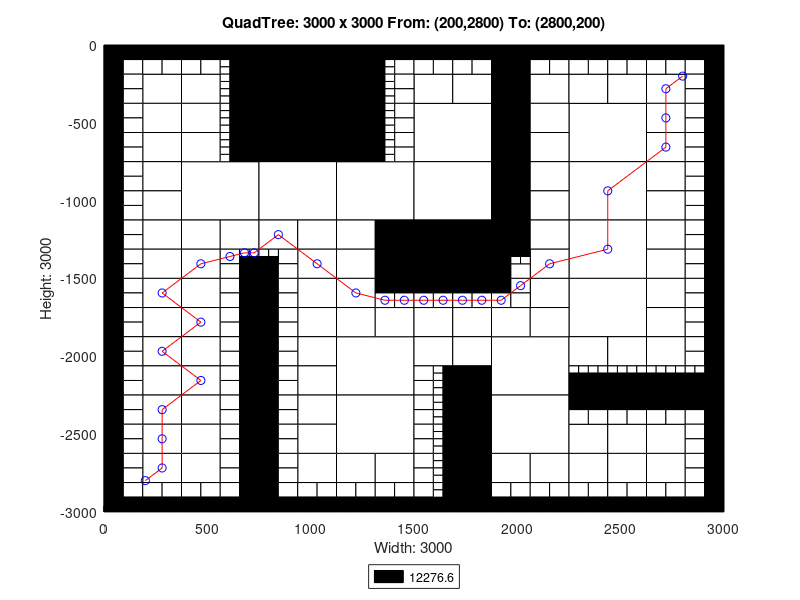

This chart was generated by the following MATLAB code:
axis([0 3000 -3000 0]);
title('QuadTree: 3000 x 3000 From: (200,2800) To: (2800,200)');
xlabel('Width: 3000');
ylabel('Height: 3000');
rectangle('Position',[750 -375 375 375], 'FaceColor',[0 0 0]);
rectangle('Position',[750 -750 375 375], 'FaceColor',[0 0 0]);
rectangle('Position',[375 -1125 375 375], 'FaceColor',[1 1 1]);
rectangle('Position',[750 -1125 375 375], 'FaceColor',[1 1 1]);
rectangle('Position',[1125 -1125 375 375], 'FaceColor',[1 1 1]);
rectangle('Position',[1500 -750 375 375], 'FaceColor',[1 1 1]);
rectangle('Position',[2250 -750 375 375], 'FaceColor',[1 1 1]);
rectangle('Position',[1500 -1125 375 375], 'FaceColor',[1 1 1]);
rectangle('Position',[1500 -1500 375 375], 'FaceColor',[0 0 0]);
rectangle('Position',[2250 -1125 375 375], 'FaceColor',[1 1 1]);
rectangle('Position',[2250 -1500 375 375], 'FaceColor',[1 1 1]);
rectangle('Position',[1125 -2250 375 375], 'FaceColor',[1 1 1]);
rectangle('Position',[1125 -2625 375 375], 'FaceColor',[1 1 1]);
rectangle('Position',[1875 -2250 375 375], 'FaceColor',[1 1 1]);
rectangle('Position',[2250 -1875 375 375], 'FaceColor',[1 1 1]);
rectangle('Position',[1875 -2625 375 375], 'FaceColor',[1 1 1]);
rectangle('Position',[187.5 -375 187.5 187.5], 'FaceColor',[1 1 1]);
rectangle('Position',[375 -375 187.5 187.5], 'FaceColor',[1 1 1]);
rectangle('Position',[187.5 -562.5 187.5 187.5], 'FaceColor',[1 1 1]);
rectangle('Position',[187.5 -750 187.5 187.5], 'FaceColor',[1 1 1]);
rectangle('Position',[375 -562.5 187.5 187.5], 'FaceColor',[1 1 1]);
rectangle('Position',[375 -750 187.5 187.5], 'FaceColor',[1 1 1]);
rectangle('Position',[1125 -187.5 187.5 187.5], 'FaceColor',[0 0 0]);
rectangle('Position',[1125 -375 187.5 187.5], 'FaceColor',[0 0 0]);
rectangle('Position',[1125 -562.5 187.5 187.5], 'FaceColor',[0 0 0]);
rectangle('Position',[1125 -750 187.5 187.5], 'FaceColor',[0 0 0]);
rectangle('Position',[187.5 -937.5 187.5 187.5], 'FaceColor',[1 1 1]);
rectangle('Position',[187.5 -1125 187.5 187.5], 'FaceColor',[1 1 1]);
rectangle('Position',[187.5 -1312.5 187.5 187.5], 'FaceColor',[1 1 1]);
rectangle('Position',[187.5 -1500 187.5 187.5], 'FaceColor',[1 1 1]);
rectangle('Position',[375 -1312.5 187.5 187.5], 'FaceColor',[1 1 1]);
rectangle('Position',[562.5 -1312.5 187.5 187.5], 'FaceColor',[1 1 1]);
rectangle('Position',[375 -1500 187.5 187.5], 'FaceColor',[1 1 1]);
rectangle('Position',[750 -1312.5 187.5 187.5], 'FaceColor',[1 1 1]);
rectangle('Position',[937.5 -1312.5 187.5 187.5], 'FaceColor',[1 1 1]);
rectangle('Position',[937.5 -1500 187.5 187.5], 'FaceColor',[1 1 1]);
rectangle('Position',[1125 -1312.5 187.5 187.5], 'FaceColor',[1 1 1]);
rectangle('Position',[1312.5 -1312.5 187.5 187.5], 'FaceColor',[0 0 0]);
rectangle('Position',[1125 -1500 187.5 187.5], 'FaceColor',[1 1 1]);
rectangle('Position',[1312.5 -1500 187.5 187.5], 'FaceColor',[0 0 0]);
rectangle('Position',[1500 -375 187.5 187.5], 'FaceColor',[1 1 1]);
rectangle('Position',[1687.5 -375 187.5 187.5], 'FaceColor',[1 1 1]);
rectangle('Position',[1875 -187.5 187.5 187.5], 'FaceColor',[0 0 0]);
rectangle('Position',[1875 -375 187.5 187.5], 'FaceColor',[0 0 0]);
rectangle('Position',[2062.5 -375 187.5 187.5], 'FaceColor',[1 1 1]);
rectangle('Position',[1875 -562.5 187.5 187.5], 'FaceColor',[0 0 0]);
rectangle('Position',[2062.5 -562.5 187.5 187.5], 'FaceColor',[1 1 1]);
rectangle('Position',[1875 -750 187.5 187.5], 'FaceColor',[0 0 0]);
rectangle('Position',[2062.5 -750 187.5 187.5], 'FaceColor',[1 1 1]);
rectangle('Position',[2250 -375 187.5 187.5], 'FaceColor',[1 1 1]);
rectangle('Position',[2437.5 -375 187.5 187.5], 'FaceColor',[1 1 1]);
rectangle('Position',[2625 -375 187.5 187.5], 'FaceColor',[1 1 1]);
rectangle('Position',[2625 -562.5 187.5 187.5], 'FaceColor',[1 1 1]);
rectangle('Position',[2625 -750 187.5 187.5], 'FaceColor',[1 1 1]);
rectangle('Position',[1875 -937.5 187.5 187.5], 'FaceColor',[0 0 0]);
rectangle('Position',[2062.5 -937.5 187.5 187.5], 'FaceColor',[1 1 1]);
rectangle('Position',[1875 -1125 187.5 187.5], 'FaceColor',[0 0 0]);
rectangle('Position',[2062.5 -1125 187.5 187.5], 'FaceColor',[1 1 1]);
rectangle('Position',[1875 -1312.5 187.5 187.5], 'FaceColor',[0 0 0]);
rectangle('Position',[2062.5 -1312.5 187.5 187.5], 'FaceColor',[1 1 1]);
rectangle('Position',[2062.5 -1500 187.5 187.5], 'FaceColor',[1 1 1]);
rectangle('Position',[2625 -937.5 187.5 187.5], 'FaceColor',[1 1 1]);
rectangle('Position',[2625 -1125 187.5 187.5], 'FaceColor',[1 1 1]);
rectangle('Position',[2625 -1312.5 187.5 187.5], 'FaceColor',[1 1 1]);
rectangle('Position',[2625 -1500 187.5 187.5], 'FaceColor',[1 1 1]);
rectangle('Position',[187.5 -1687.5 187.5 187.5], 'FaceColor',[1 1 1]);
rectangle('Position',[187.5 -1875 187.5 187.5], 'FaceColor',[1 1 1]);
rectangle('Position',[375 -1687.5 187.5 187.5], 'FaceColor',[1 1 1]);
rectangle('Position',[375 -1875 187.5 187.5], 'FaceColor',[1 1 1]);
rectangle('Position',[187.5 -2062.5 187.5 187.5], 'FaceColor',[1 1 1]);
rectangle('Position',[187.5 -2250 187.5 187.5], 'FaceColor',[1 1 1]);
rectangle('Position',[375 -2062.5 187.5 187.5], 'FaceColor',[1 1 1]);
rectangle('Position',[375 -2250 187.5 187.5], 'FaceColor',[1 1 1]);
rectangle('Position',[937.5 -1687.5 187.5 187.5], 'FaceColor',[1 1 1]);
rectangle('Position',[937.5 -1875 187.5 187.5], 'FaceColor',[1 1 1]);
rectangle('Position',[1125 -1687.5 187.5 187.5], 'FaceColor',[1 1 1]);
rectangle('Position',[1125 -1875 187.5 187.5], 'FaceColor',[1 1 1]);
rectangle('Position',[1312.5 -1875 187.5 187.5], 'FaceColor',[1 1 1]);
rectangle('Position',[937.5 -2062.5 187.5 187.5], 'FaceColor',[1 1 1]);
rectangle('Position',[937.5 -2250 187.5 187.5], 'FaceColor',[1 1 1]);
rectangle('Position',[187.5 -2437.5 187.5 187.5], 'FaceColor',[1 1 1]);
rectangle('Position',[187.5 -2625 187.5 187.5], 'FaceColor',[1 1 1]);
rectangle('Position',[375 -2437.5 187.5 187.5], 'FaceColor',[1 1 1]);
rectangle('Position',[375 -2625 187.5 187.5], 'FaceColor',[1 1 1]);
rectangle('Position',[187.5 -2812.5 187.5 187.5], 'FaceColor',[1 1 1]);
rectangle('Position',[375 -2812.5 187.5 187.5], 'FaceColor',[1 1 1]);
rectangle('Position',[937.5 -2437.5 187.5 187.5], 'FaceColor',[1 1 1]);
rectangle('Position',[937.5 -2625 187.5 187.5], 'FaceColor',[1 1 1]);
rectangle('Position',[937.5 -2812.5 187.5 187.5], 'FaceColor',[1 1 1]);
rectangle('Position',[1125 -2812.5 187.5 187.5], 'FaceColor',[1 1 1]);
rectangle('Position',[1312.5 -2812.5 187.5 187.5], 'FaceColor',[1 1 1]);
rectangle('Position',[1500 -1875 187.5 187.5], 'FaceColor',[1 1 1]);
rectangle('Position',[1687.5 -1875 187.5 187.5], 'FaceColor',[1 1 1]);
rectangle('Position',[2062.5 -1687.5 187.5 187.5], 'FaceColor',[1 1 1]);
rectangle('Position',[1875 -1875 187.5 187.5], 'FaceColor',[1 1 1]);
rectangle('Position',[2062.5 -1875 187.5 187.5], 'FaceColor',[1 1 1]);
rectangle('Position',[1500 -2062.5 187.5 187.5], 'FaceColor',[1 1 1]);
rectangle('Position',[1687.5 -2062.5 187.5 187.5], 'FaceColor',[1 1 1]);
rectangle('Position',[1687.5 -2250 187.5 187.5], 'FaceColor',[0 0 0]);
rectangle('Position',[2625 -1687.5 187.5 187.5], 'FaceColor',[1 1 1]);
rectangle('Position',[2625 -1875 187.5 187.5], 'FaceColor',[1 1 1]);
rectangle('Position',[2250 -2062.5 187.5 187.5], 'FaceColor',[1 1 1]);
rectangle('Position',[2437.5 -2062.5 187.5 187.5], 'FaceColor',[1 1 1]);
rectangle('Position',[2625 -2062.5 187.5 187.5], 'FaceColor',[1 1 1]);
rectangle('Position',[1687.5 -2437.5 187.5 187.5], 'FaceColor',[0 0 0]);
rectangle('Position',[1687.5 -2625 187.5 187.5], 'FaceColor',[0 0 0]);
rectangle('Position',[1687.5 -2812.5 187.5 187.5], 'FaceColor',[0 0 0]);
rectangle('Position',[1687.5 -3000 187.5 187.5], 'FaceColor',[0 0 0]);
rectangle('Position',[1875 -2812.5 187.5 187.5], 'FaceColor',[1 1 1]);
rectangle('Position',[2062.5 -2812.5 187.5 187.5], 'FaceColor',[1 1 1]);
rectangle('Position',[2250 -2625 187.5 187.5], 'FaceColor',[1 1 1]);
rectangle('Position',[2437.5 -2625 187.5 187.5], 'FaceColor',[1 1 1]);
rectangle('Position',[2625 -2625 187.5 187.5], 'FaceColor',[1 1 1]);
rectangle('Position',[2250 -2812.5 187.5 187.5], 'FaceColor',[1 1 1]);
rectangle('Position',[2437.5 -2812.5 187.5 187.5], 'FaceColor',[1 1 1]);
rectangle('Position',[2625 -2812.5 187.5 187.5], 'FaceColor',[1 1 1]);
rectangle('Position',[0 -93.75 93.75 93.75], 'FaceColor',[0 0 0]);
rectangle('Position',[93.75 -93.75 93.75 93.75], 'FaceColor',[0 0 0]);
rectangle('Position',[0 -187.5 93.75 93.75], 'FaceColor',[0 0 0]);
rectangle('Position',[93.75 -187.5 93.75 93.75], 'FaceColor',[1 1 1]);
rectangle('Position',[187.5 -93.75 93.75 93.75], 'FaceColor',[0 0 0]);
rectangle('Position',[281.25 -93.75 93.75 93.75], 'FaceColor',[0 0 0]);
rectangle('Position',[187.5 -187.5 93.75 93.75], 'FaceColor',[1 1 1]);
rectangle('Position',[281.25 -187.5 93.75 93.75], 'FaceColor',[1 1 1]);
rectangle('Position',[0 -281.25 93.75 93.75], 'FaceColor',[0 0 0]);
rectangle('Position',[93.75 -281.25 93.75 93.75], 'FaceColor',[1 1 1]);
rectangle('Position',[0 -375 93.75 93.75], 'FaceColor',[0 0 0]);
rectangle('Position',[93.75 -375 93.75 93.75], 'FaceColor',[1 1 1]);
rectangle('Position',[375 -93.75 93.75 93.75], 'FaceColor',[0 0 0]);
rectangle('Position',[468.75 -93.75 93.75 93.75], 'FaceColor',[0 0 0]);
rectangle('Position',[375 -187.5 93.75 93.75], 'FaceColor',[1 1 1]);
rectangle('Position',[468.75 -187.5 93.75 93.75], 'FaceColor',[1 1 1]);
rectangle('Position',[562.5 -93.75 93.75 93.75], 'FaceColor',[0 0 0]);
rectangle('Position',[656.25 -93.75 93.75 93.75], 'FaceColor',[0 0 0]);
rectangle('Position',[656.25 -187.5 93.75 93.75], 'FaceColor',[0 0 0]);
rectangle('Position',[656.25 -281.25 93.75 93.75], 'FaceColor',[0 0 0]);
rectangle('Position',[656.25 -375 93.75 93.75], 'FaceColor',[0 0 0]);
rectangle('Position',[0 -468.75 93.75 93.75], 'FaceColor',[0 0 0]);
rectangle('Position',[93.75 -468.75 93.75 93.75], 'FaceColor',[1 1 1]);
rectangle('Position',[0 -562.5 93.75 93.75], 'FaceColor',[0 0 0]);
rectangle('Position',[93.75 -562.5 93.75 93.75], 'FaceColor',[1 1 1]);
rectangle('Position',[0 -656.25 93.75 93.75], 'FaceColor',[0 0 0]);
rectangle('Position',[93.75 -656.25 93.75 93.75], 'FaceColor',[1 1 1]);
rectangle('Position',[0 -750 93.75 93.75], 'FaceColor',[0 0 0]);
rectangle('Position',[93.75 -750 93.75 93.75], 'FaceColor',[1 1 1]);
rectangle('Position',[656.25 -468.75 93.75 93.75], 'FaceColor',[0 0 0]);
rectangle('Position',[656.25 -562.5 93.75 93.75], 'FaceColor',[0 0 0]);
rectangle('Position',[656.25 -656.25 93.75 93.75], 'FaceColor',[0 0 0]);
rectangle('Position',[656.25 -750 93.75 93.75], 'FaceColor',[0 0 0]);
rectangle('Position',[1312.5 -93.75 93.75 93.75], 'FaceColor',[0 0 0]);
rectangle('Position',[1406.25 -93.75 93.75 93.75], 'FaceColor',[0 0 0]);
rectangle('Position',[1406.25 -187.5 93.75 93.75], 'FaceColor',[1 1 1]);
rectangle('Position',[1406.25 -281.25 93.75 93.75], 'FaceColor',[1 1 1]);
rectangle('Position',[1406.25 -375 93.75 93.75], 'FaceColor',[1 1 1]);
rectangle('Position',[1406.25 -468.75 93.75 93.75], 'FaceColor',[1 1 1]);
rectangle('Position',[1406.25 -562.5 93.75 93.75], 'FaceColor',[1 1 1]);
rectangle('Position',[1406.25 -656.25 93.75 93.75], 'FaceColor',[1 1 1]);
rectangle('Position',[1406.25 -750 93.75 93.75], 'FaceColor',[1 1 1]);
rectangle('Position',[0 -843.75 93.75 93.75], 'FaceColor',[0 0 0]);
rectangle('Position',[93.75 -843.75 93.75 93.75], 'FaceColor',[1 1 1]);
rectangle('Position',[0 -937.5 93.75 93.75], 'FaceColor',[0 0 0]);
rectangle('Position',[93.75 -937.5 93.75 93.75], 'FaceColor',[1 1 1]);
rectangle('Position',[0 -1031.25 93.75 93.75], 'FaceColor',[0 0 0]);
rectangle('Position',[93.75 -1031.25 93.75 93.75], 'FaceColor',[1 1 1]);
rectangle('Position',[0 -1125 93.75 93.75], 'FaceColor',[0 0 0]);
rectangle('Position',[93.75 -1125 93.75 93.75], 'FaceColor',[1 1 1]);
rectangle('Position',[0 -1218.75 93.75 93.75], 'FaceColor',[0 0 0]);
rectangle('Position',[93.75 -1218.75 93.75 93.75], 'FaceColor',[1 1 1]);
rectangle('Position',[0 -1312.5 93.75 93.75], 'FaceColor',[0 0 0]);
rectangle('Position',[93.75 -1312.5 93.75 93.75], 'FaceColor',[1 1 1]);
rectangle('Position',[0 -1406.25 93.75 93.75], 'FaceColor',[0 0 0]);
rectangle('Position',[93.75 -1406.25 93.75 93.75], 'FaceColor',[1 1 1]);
rectangle('Position',[0 -1500 93.75 93.75], 'FaceColor',[0 0 0]);
rectangle('Position',[93.75 -1500 93.75 93.75], 'FaceColor',[1 1 1]);
rectangle('Position',[562.5 -1406.25 93.75 93.75], 'FaceColor',[1 1 1]);
rectangle('Position',[562.5 -1500 93.75 93.75], 'FaceColor',[1 1 1]);
rectangle('Position',[656.25 -1500 93.75 93.75], 'FaceColor',[0 0 0]);
rectangle('Position',[843.75 -1406.25 93.75 93.75], 'FaceColor',[1 1 1]);
rectangle('Position',[750 -1500 93.75 93.75], 'FaceColor',[0 0 0]);
rectangle('Position',[843.75 -1500 93.75 93.75], 'FaceColor',[1 1 1]);
rectangle('Position',[1500 -93.75 93.75 93.75], 'FaceColor',[0 0 0]);
rectangle('Position',[1593.75 -93.75 93.75 93.75], 'FaceColor',[0 0 0]);
rectangle('Position',[1500 -187.5 93.75 93.75], 'FaceColor',[1 1 1]);
rectangle('Position',[1593.75 -187.5 93.75 93.75], 'FaceColor',[1 1 1]);
rectangle('Position',[1687.5 -93.75 93.75 93.75], 'FaceColor',[0 0 0]);
rectangle('Position',[1781.25 -93.75 93.75 93.75], 'FaceColor',[0 0 0]);
rectangle('Position',[1687.5 -187.5 93.75 93.75], 'FaceColor',[1 1 1]);
rectangle('Position',[1781.25 -187.5 93.75 93.75], 'FaceColor',[1 1 1]);
rectangle('Position',[2062.5 -93.75 93.75 93.75], 'FaceColor',[0 0 0]);
rectangle('Position',[2156.25 -93.75 93.75 93.75], 'FaceColor',[0 0 0]);
rectangle('Position',[2062.5 -187.5 93.75 93.75], 'FaceColor',[1 1 1]);
rectangle('Position',[2156.25 -187.5 93.75 93.75], 'FaceColor',[1 1 1]);
rectangle('Position',[2250 -93.75 93.75 93.75], 'FaceColor',[0 0 0]);
rectangle('Position',[2343.75 -93.75 93.75 93.75], 'FaceColor',[0 0 0]);
rectangle('Position',[2250 -187.5 93.75 93.75], 'FaceColor',[1 1 1]);
rectangle('Position',[2343.75 -187.5 93.75 93.75], 'FaceColor',[1 1 1]);
rectangle('Position',[2437.5 -93.75 93.75 93.75], 'FaceColor',[0 0 0]);
rectangle('Position',[2531.25 -93.75 93.75 93.75], 'FaceColor',[0 0 0]);
rectangle('Position',[2437.5 -187.5 93.75 93.75], 'FaceColor',[1 1 1]);
rectangle('Position',[2531.25 -187.5 93.75 93.75], 'FaceColor',[1 1 1]);
rectangle('Position',[2625 -93.75 93.75 93.75], 'FaceColor',[0 0 0]);
rectangle('Position',[2718.75 -93.75 93.75 93.75], 'FaceColor',[0 0 0]);
rectangle('Position',[2625 -187.5 93.75 93.75], 'FaceColor',[1 1 1]);
rectangle('Position',[2718.75 -187.5 93.75 93.75], 'FaceColor',[1 1 1]);
rectangle('Position',[2812.5 -93.75 93.75 93.75], 'FaceColor',[0 0 0]);
rectangle('Position',[2906.25 -93.75 93.75 93.75], 'FaceColor',[0 0 0]);
rectangle('Position',[2812.5 -187.5 93.75 93.75], 'FaceColor',[1 1 1]);
rectangle('Position',[2906.25 -187.5 93.75 93.75], 'FaceColor',[0 0 0]);
rectangle('Position',[2812.5 -281.25 93.75 93.75], 'FaceColor',[1 1 1]);
rectangle('Position',[2906.25 -281.25 93.75 93.75], 'FaceColor',[0 0 0]);
rectangle('Position',[2812.5 -375 93.75 93.75], 'FaceColor',[1 1 1]);
rectangle('Position',[2906.25 -375 93.75 93.75], 'FaceColor',[0 0 0]);
rectangle('Position',[2812.5 -468.75 93.75 93.75], 'FaceColor',[1 1 1]);
rectangle('Position',[2906.25 -468.75 93.75 93.75], 'FaceColor',[0 0 0]);
rectangle('Position',[2812.5 -562.5 93.75 93.75], 'FaceColor',[1 1 1]);
rectangle('Position',[2906.25 -562.5 93.75 93.75], 'FaceColor',[0 0 0]);
rectangle('Position',[2812.5 -656.25 93.75 93.75], 'FaceColor',[1 1 1]);
rectangle('Position',[2906.25 -656.25 93.75 93.75], 'FaceColor',[0 0 0]);
rectangle('Position',[2812.5 -750 93.75 93.75], 'FaceColor',[1 1 1]);
rectangle('Position',[2906.25 -750 93.75 93.75], 'FaceColor',[0 0 0]);
rectangle('Position',[1875 -1406.25 93.75 93.75], 'FaceColor',[0 0 0]);
rectangle('Position',[1875 -1500 93.75 93.75], 'FaceColor',[0 0 0]);
rectangle('Position',[1968.75 -1500 93.75 93.75], 'FaceColor',[1 1 1]);
rectangle('Position',[2812.5 -843.75 93.75 93.75], 'FaceColor',[1 1 1]);
rectangle('Position',[2906.25 -843.75 93.75 93.75], 'FaceColor',[0 0 0]);
rectangle('Position',[2812.5 -937.5 93.75 93.75], 'FaceColor',[1 1 1]);
rectangle('Position',[2906.25 -937.5 93.75 93.75], 'FaceColor',[0 0 0]);
rectangle('Position',[2812.5 -1031.25 93.75 93.75], 'FaceColor',[1 1 1]);
rectangle('Position',[2906.25 -1031.25 93.75 93.75], 'FaceColor',[0 0 0]);
rectangle('Position',[2812.5 -1125 93.75 93.75], 'FaceColor',[1 1 1]);
rectangle('Position',[2906.25 -1125 93.75 93.75], 'FaceColor',[0 0 0]);
rectangle('Position',[2812.5 -1218.75 93.75 93.75], 'FaceColor',[1 1 1]);
rectangle('Position',[2906.25 -1218.75 93.75 93.75], 'FaceColor',[0 0 0]);
rectangle('Position',[2812.5 -1312.5 93.75 93.75], 'FaceColor',[1 1 1]);
rectangle('Position',[2906.25 -1312.5 93.75 93.75], 'FaceColor',[0 0 0]);
rectangle('Position',[2812.5 -1406.25 93.75 93.75], 'FaceColor',[1 1 1]);
rectangle('Position',[2906.25 -1406.25 93.75 93.75], 'FaceColor',[0 0 0]);
rectangle('Position',[2812.5 -1500 93.75 93.75], 'FaceColor',[1 1 1]);
rectangle('Position',[2906.25 -1500 93.75 93.75], 'FaceColor',[0 0 0]);
rectangle('Position',[0 -1593.75 93.75 93.75], 'FaceColor',[0 0 0]);
rectangle('Position',[93.75 -1593.75 93.75 93.75], 'FaceColor',[1 1 1]);
rectangle('Position',[0 -1687.5 93.75 93.75], 'FaceColor',[0 0 0]);
rectangle('Position',[93.75 -1687.5 93.75 93.75], 'FaceColor',[1 1 1]);
rectangle('Position',[0 -1781.25 93.75 93.75], 'FaceColor',[0 0 0]);
rectangle('Position',[93.75 -1781.25 93.75 93.75], 'FaceColor',[1 1 1]);
rectangle('Position',[0 -1875 93.75 93.75], 'FaceColor',[0 0 0]);
rectangle('Position',[93.75 -1875 93.75 93.75], 'FaceColor',[1 1 1]);
rectangle('Position',[562.5 -1593.75 93.75 93.75], 'FaceColor',[1 1 1]);
rectangle('Position',[656.25 -1593.75 93.75 93.75], 'FaceColor',[0 0 0]);
rectangle('Position',[562.5 -1687.5 93.75 93.75], 'FaceColor',[1 1 1]);
rectangle('Position',[656.25 -1687.5 93.75 93.75], 'FaceColor',[0 0 0]);
rectangle('Position',[562.5 -1781.25 93.75 93.75], 'FaceColor',[1 1 1]);
rectangle('Position',[656.25 -1781.25 93.75 93.75], 'FaceColor',[0 0 0]);
rectangle('Position',[562.5 -1875 93.75 93.75], 'FaceColor',[1 1 1]);
rectangle('Position',[656.25 -1875 93.75 93.75], 'FaceColor',[0 0 0]);
rectangle('Position',[0 -1968.75 93.75 93.75], 'FaceColor',[0 0 0]);
rectangle('Position',[93.75 -1968.75 93.75 93.75], 'FaceColor',[1 1 1]);
rectangle('Position',[0 -2062.5 93.75 93.75], 'FaceColor',[0 0 0]);
rectangle('Position',[93.75 -2062.5 93.75 93.75], 'FaceColor',[1 1 1]);
rectangle('Position',[0 -2156.25 93.75 93.75], 'FaceColor',[0 0 0]);
rectangle('Position',[93.75 -2156.25 93.75 93.75], 'FaceColor',[1 1 1]);
rectangle('Position',[0 -2250 93.75 93.75], 'FaceColor',[0 0 0]);
rectangle('Position',[93.75 -2250 93.75 93.75], 'FaceColor',[1 1 1]);
rectangle('Position',[562.5 -1968.75 93.75 93.75], 'FaceColor',[1 1 1]);
rectangle('Position',[656.25 -1968.75 93.75 93.75], 'FaceColor',[0 0 0]);
rectangle('Position',[562.5 -2062.5 93.75 93.75], 'FaceColor',[1 1 1]);
rectangle('Position',[656.25 -2062.5 93.75 93.75], 'FaceColor',[0 0 0]);
rectangle('Position',[562.5 -2156.25 93.75 93.75], 'FaceColor',[1 1 1]);
rectangle('Position',[656.25 -2156.25 93.75 93.75], 'FaceColor',[0 0 0]);
rectangle('Position',[562.5 -2250 93.75 93.75], 'FaceColor',[1 1 1]);
rectangle('Position',[656.25 -2250 93.75 93.75], 'FaceColor',[0 0 0]);
rectangle('Position',[750 -1593.75 93.75 93.75], 'FaceColor',[0 0 0]);
rectangle('Position',[843.75 -1593.75 93.75 93.75], 'FaceColor',[1 1 1]);
rectangle('Position',[750 -1687.5 93.75 93.75], 'FaceColor',[0 0 0]);
rectangle('Position',[843.75 -1687.5 93.75 93.75], 'FaceColor',[1 1 1]);
rectangle('Position',[750 -1781.25 93.75 93.75], 'FaceColor',[0 0 0]);
rectangle('Position',[843.75 -1781.25 93.75 93.75], 'FaceColor',[1 1 1]);
rectangle('Position',[750 -1875 93.75 93.75], 'FaceColor',[0 0 0]);
rectangle('Position',[843.75 -1875 93.75 93.75], 'FaceColor',[1 1 1]);
rectangle('Position',[1312.5 -1593.75 93.75 93.75], 'FaceColor',[0 0 0]);
rectangle('Position',[1406.25 -1593.75 93.75 93.75], 'FaceColor',[0 0 0]);
rectangle('Position',[1312.5 -1687.5 93.75 93.75], 'FaceColor',[1 1 1]);
rectangle('Position',[1406.25 -1687.5 93.75 93.75], 'FaceColor',[1 1 1]);
rectangle('Position',[750 -1968.75 93.75 93.75], 'FaceColor',[0 0 0]);
rectangle('Position',[843.75 -1968.75 93.75 93.75], 'FaceColor',[1 1 1]);
rectangle('Position',[750 -2062.5 93.75 93.75], 'FaceColor',[0 0 0]);
rectangle('Position',[843.75 -2062.5 93.75 93.75], 'FaceColor',[1 1 1]);
rectangle('Position',[750 -2156.25 93.75 93.75], 'FaceColor',[0 0 0]);
rectangle('Position',[843.75 -2156.25 93.75 93.75], 'FaceColor',[1 1 1]);
rectangle('Position',[750 -2250 93.75 93.75], 'FaceColor',[0 0 0]);
rectangle('Position',[843.75 -2250 93.75 93.75], 'FaceColor',[1 1 1]);
rectangle('Position',[0 -2343.75 93.75 93.75], 'FaceColor',[0 0 0]);
rectangle('Position',[93.75 -2343.75 93.75 93.75], 'FaceColor',[1 1 1]);
rectangle('Position',[0 -2437.5 93.75 93.75], 'FaceColor',[0 0 0]);
rectangle('Position',[93.75 -2437.5 93.75 93.75], 'FaceColor',[1 1 1]);
rectangle('Position',[0 -2531.25 93.75 93.75], 'FaceColor',[0 0 0]);
rectangle('Position',[93.75 -2531.25 93.75 93.75], 'FaceColor',[1 1 1]);
rectangle('Position',[0 -2625 93.75 93.75], 'FaceColor',[0 0 0]);
rectangle('Position',[93.75 -2625 93.75 93.75], 'FaceColor',[1 1 1]);
rectangle('Position',[562.5 -2343.75 93.75 93.75], 'FaceColor',[1 1 1]);
rectangle('Position',[656.25 -2343.75 93.75 93.75], 'FaceColor',[0 0 0]);
rectangle('Position',[562.5 -2437.5 93.75 93.75], 'FaceColor',[1 1 1]);
rectangle('Position',[656.25 -2437.5 93.75 93.75], 'FaceColor',[0 0 0]);
rectangle('Position',[562.5 -2531.25 93.75 93.75], 'FaceColor',[1 1 1]);
rectangle('Position',[656.25 -2531.25 93.75 93.75], 'FaceColor',[0 0 0]);
rectangle('Position',[562.5 -2625 93.75 93.75], 'FaceColor',[1 1 1]);
rectangle('Position',[656.25 -2625 93.75 93.75], 'FaceColor',[0 0 0]);
rectangle('Position',[0 -2718.75 93.75 93.75], 'FaceColor',[0 0 0]);
rectangle('Position',[93.75 -2718.75 93.75 93.75], 'FaceColor',[1 1 1]);
rectangle('Position',[0 -2812.5 93.75 93.75], 'FaceColor',[0 0 0]);
rectangle('Position',[93.75 -2812.5 93.75 93.75], 'FaceColor',[1 1 1]);
rectangle('Position',[0 -2906.25 93.75 93.75], 'FaceColor',[0 0 0]);
rectangle('Position',[93.75 -2906.25 93.75 93.75], 'FaceColor',[1 1 1]);
rectangle('Position',[0 -3000 93.75 93.75], 'FaceColor',[0 0 0]);
rectangle('Position',[93.75 -3000 93.75 93.75], 'FaceColor',[0 0 0]);
rectangle('Position',[187.5 -2906.25 93.75 93.75], 'FaceColor',[1 1 1]);
rectangle('Position',[281.25 -2906.25 93.75 93.75], 'FaceColor',[1 1 1]);
rectangle('Position',[187.5 -3000 93.75 93.75], 'FaceColor',[0 0 0]);
rectangle('Position',[281.25 -3000 93.75 93.75], 'FaceColor',[0 0 0]);
rectangle('Position',[562.5 -2718.75 93.75 93.75], 'FaceColor',[1 1 1]);
rectangle('Position',[656.25 -2718.75 93.75 93.75], 'FaceColor',[0 0 0]);
rectangle('Position',[562.5 -2812.5 93.75 93.75], 'FaceColor',[1 1 1]);
rectangle('Position',[656.25 -2812.5 93.75 93.75], 'FaceColor',[0 0 0]);
rectangle('Position',[375 -2906.25 93.75 93.75], 'FaceColor',[1 1 1]);
rectangle('Position',[468.75 -2906.25 93.75 93.75], 'FaceColor',[1 1 1]);
rectangle('Position',[375 -3000 93.75 93.75], 'FaceColor',[0 0 0]);
rectangle('Position',[468.75 -3000 93.75 93.75], 'FaceColor',[0 0 0]);
rectangle('Position',[562.5 -2906.25 93.75 93.75], 'FaceColor',[1 1 1]);
rectangle('Position',[656.25 -2906.25 93.75 93.75], 'FaceColor',[0 0 0]);
rectangle('Position',[562.5 -3000 93.75 93.75], 'FaceColor',[0 0 0]);
rectangle('Position',[656.25 -3000 93.75 93.75], 'FaceColor',[0 0 0]);
rectangle('Position',[750 -2343.75 93.75 93.75], 'FaceColor',[0 0 0]);
rectangle('Position',[843.75 -2343.75 93.75 93.75], 'FaceColor',[1 1 1]);
rectangle('Position',[750 -2437.5 93.75 93.75], 'FaceColor',[0 0 0]);
rectangle('Position',[843.75 -2437.5 93.75 93.75], 'FaceColor',[1 1 1]);
rectangle('Position',[750 -2531.25 93.75 93.75], 'FaceColor',[0 0 0]);
rectangle('Position',[843.75 -2531.25 93.75 93.75], 'FaceColor',[1 1 1]);
rectangle('Position',[750 -2625 93.75 93.75], 'FaceColor',[0 0 0]);
rectangle('Position',[843.75 -2625 93.75 93.75], 'FaceColor',[1 1 1]);
rectangle('Position',[750 -2718.75 93.75 93.75], 'FaceColor',[0 0 0]);
rectangle('Position',[843.75 -2718.75 93.75 93.75], 'FaceColor',[1 1 1]);
rectangle('Position',[750 -2812.5 93.75 93.75], 'FaceColor',[0 0 0]);
rectangle('Position',[843.75 -2812.5 93.75 93.75], 'FaceColor',[1 1 1]);
rectangle('Position',[750 -2906.25 93.75 93.75], 'FaceColor',[0 0 0]);
rectangle('Position',[843.75 -2906.25 93.75 93.75], 'FaceColor',[1 1 1]);
rectangle('Position',[750 -3000 93.75 93.75], 'FaceColor',[0 0 0]);
rectangle('Position',[843.75 -3000 93.75 93.75], 'FaceColor',[0 0 0]);
rectangle('Position',[937.5 -2906.25 93.75 93.75], 'FaceColor',[1 1 1]);
rectangle('Position',[1031.25 -2906.25 93.75 93.75], 'FaceColor',[1 1 1]);
rectangle('Position',[937.5 -3000 93.75 93.75], 'FaceColor',[0 0 0]);
rectangle('Position',[1031.25 -3000 93.75 93.75], 'FaceColor',[0 0 0]);
rectangle('Position',[1125 -2906.25 93.75 93.75], 'FaceColor',[1 1 1]);
rectangle('Position',[1218.75 -2906.25 93.75 93.75], 'FaceColor',[1 1 1]);
rectangle('Position',[1125 -3000 93.75 93.75], 'FaceColor',[0 0 0]);
rectangle('Position',[1218.75 -3000 93.75 93.75], 'FaceColor',[0 0 0]);
rectangle('Position',[1312.5 -2906.25 93.75 93.75], 'FaceColor',[1 1 1]);
rectangle('Position',[1406.25 -2906.25 93.75 93.75], 'FaceColor',[1 1 1]);
rectangle('Position',[1312.5 -3000 93.75 93.75], 'FaceColor',[0 0 0]);
rectangle('Position',[1406.25 -3000 93.75 93.75], 'FaceColor',[0 0 0]);
rectangle('Position',[1500 -1593.75 93.75 93.75], 'FaceColor',[0 0 0]);
rectangle('Position',[1593.75 -1593.75 93.75 93.75], 'FaceColor',[0 0 0]);
rectangle('Position',[1500 -1687.5 93.75 93.75], 'FaceColor',[1 1 1]);
rectangle('Position',[1593.75 -1687.5 93.75 93.75], 'FaceColor',[1 1 1]);
rectangle('Position',[1687.5 -1593.75 93.75 93.75], 'FaceColor',[0 0 0]);
rectangle('Position',[1781.25 -1593.75 93.75 93.75], 'FaceColor',[0 0 0]);
rectangle('Position',[1687.5 -1687.5 93.75 93.75], 'FaceColor',[1 1 1]);
rectangle('Position',[1781.25 -1687.5 93.75 93.75], 'FaceColor',[1 1 1]);
rectangle('Position',[1875 -1593.75 93.75 93.75], 'FaceColor',[0 0 0]);
rectangle('Position',[1968.75 -1593.75 93.75 93.75], 'FaceColor',[1 1 1]);
rectangle('Position',[1875 -1687.5 93.75 93.75], 'FaceColor',[1 1 1]);
rectangle('Position',[1968.75 -1687.5 93.75 93.75], 'FaceColor',[1 1 1]);
rectangle('Position',[1500 -2156.25 93.75 93.75], 'FaceColor',[1 1 1]);
rectangle('Position',[1500 -2250 93.75 93.75], 'FaceColor',[1 1 1]);
rectangle('Position',[2812.5 -1593.75 93.75 93.75], 'FaceColor',[1 1 1]);
rectangle('Position',[2906.25 -1593.75 93.75 93.75], 'FaceColor',[0 0 0]);
rectangle('Position',[2812.5 -1687.5 93.75 93.75], 'FaceColor',[1 1 1]);
rectangle('Position',[2906.25 -1687.5 93.75 93.75], 'FaceColor',[0 0 0]);
rectangle('Position',[2812.5 -1781.25 93.75 93.75], 'FaceColor',[1 1 1]);
rectangle('Position',[2906.25 -1781.25 93.75 93.75], 'FaceColor',[0 0 0]);
rectangle('Position',[2812.5 -1875 93.75 93.75], 'FaceColor',[1 1 1]);
rectangle('Position',[2906.25 -1875 93.75 93.75], 'FaceColor',[0 0 0]);
rectangle('Position',[2250 -2250 93.75 93.75], 'FaceColor',[0 0 0]);
rectangle('Position',[2343.75 -2250 93.75 93.75], 'FaceColor',[0 0 0]);
rectangle('Position',[2437.5 -2250 93.75 93.75], 'FaceColor',[0 0 0]);
rectangle('Position',[2531.25 -2250 93.75 93.75], 'FaceColor',[0 0 0]);
rectangle('Position',[2812.5 -1968.75 93.75 93.75], 'FaceColor',[1 1 1]);
rectangle('Position',[2906.25 -1968.75 93.75 93.75], 'FaceColor',[0 0 0]);
rectangle('Position',[2812.5 -2062.5 93.75 93.75], 'FaceColor',[1 1 1]);
rectangle('Position',[2906.25 -2062.5 93.75 93.75], 'FaceColor',[0 0 0]);
rectangle('Position',[2625 -2250 93.75 93.75], 'FaceColor',[0 0 0]);
rectangle('Position',[2718.75 -2250 93.75 93.75], 'FaceColor',[0 0 0]);
rectangle('Position',[2906.25 -2156.25 93.75 93.75], 'FaceColor',[0 0 0]);
rectangle('Position',[2812.5 -2250 93.75 93.75], 'FaceColor',[0 0 0]);
rectangle('Position',[2906.25 -2250 93.75 93.75], 'FaceColor',[0 0 0]);
rectangle('Position',[1500 -2343.75 93.75 93.75], 'FaceColor',[1 1 1]);
rectangle('Position',[1500 -2437.5 93.75 93.75], 'FaceColor',[1 1 1]);
rectangle('Position',[1500 -2531.25 93.75 93.75], 'FaceColor',[1 1 1]);
rectangle('Position',[1500 -2625 93.75 93.75], 'FaceColor',[1 1 1]);
rectangle('Position',[1500 -2718.75 93.75 93.75], 'FaceColor',[1 1 1]);
rectangle('Position',[1500 -2812.5 93.75 93.75], 'FaceColor',[1 1 1]);
rectangle('Position',[1500 -2906.25 93.75 93.75], 'FaceColor',[1 1 1]);
rectangle('Position',[1500 -3000 93.75 93.75], 'FaceColor',[0 0 0]);
rectangle('Position',[1593.75 -3000 93.75 93.75], 'FaceColor',[0 0 0]);
rectangle('Position',[1875 -2906.25 93.75 93.75], 'FaceColor',[1 1 1]);
rectangle('Position',[1968.75 -2906.25 93.75 93.75], 'FaceColor',[1 1 1]);
rectangle('Position',[1875 -3000 93.75 93.75], 'FaceColor',[0 0 0]);
rectangle('Position',[1968.75 -3000 93.75 93.75], 'FaceColor',[0 0 0]);
rectangle('Position',[2062.5 -2906.25 93.75 93.75], 'FaceColor',[1 1 1]);
rectangle('Position',[2156.25 -2906.25 93.75 93.75], 'FaceColor',[1 1 1]);
rectangle('Position',[2062.5 -3000 93.75 93.75], 'FaceColor',[0 0 0]);
rectangle('Position',[2156.25 -3000 93.75 93.75], 'FaceColor',[0 0 0]);
rectangle('Position',[2250 -2343.75 93.75 93.75], 'FaceColor',[0 0 0]);
rectangle('Position',[2343.75 -2343.75 93.75 93.75], 'FaceColor',[0 0 0]);
rectangle('Position',[2250 -2437.5 93.75 93.75], 'FaceColor',[1 1 1]);
rectangle('Position',[2343.75 -2437.5 93.75 93.75], 'FaceColor',[1 1 1]);
rectangle('Position',[2437.5 -2343.75 93.75 93.75], 'FaceColor',[0 0 0]);
rectangle('Position',[2531.25 -2343.75 93.75 93.75], 'FaceColor',[0 0 0]);
rectangle('Position',[2437.5 -2437.5 93.75 93.75], 'FaceColor',[1 1 1]);
rectangle('Position',[2531.25 -2437.5 93.75 93.75], 'FaceColor',[1 1 1]);
rectangle('Position',[2625 -2343.75 93.75 93.75], 'FaceColor',[0 0 0]);
rectangle('Position',[2718.75 -2343.75 93.75 93.75], 'FaceColor',[0 0 0]);
rectangle('Position',[2625 -2437.5 93.75 93.75], 'FaceColor',[1 1 1]);
rectangle('Position',[2718.75 -2437.5 93.75 93.75], 'FaceColor',[1 1 1]);
rectangle('Position',[2812.5 -2343.75 93.75 93.75], 'FaceColor',[0 0 0]);
rectangle('Position',[2906.25 -2343.75 93.75 93.75], 'FaceColor',[0 0 0]);
rectangle('Position',[2812.5 -2437.5 93.75 93.75], 'FaceColor',[1 1 1]);
rectangle('Position',[2906.25 -2437.5 93.75 93.75], 'FaceColor',[0 0 0]);
rectangle('Position',[2812.5 -2531.25 93.75 93.75], 'FaceColor',[1 1 1]);
rectangle('Position',[2906.25 -2531.25 93.75 93.75], 'FaceColor',[0 0 0]);
rectangle('Position',[2812.5 -2625 93.75 93.75], 'FaceColor',[1 1 1]);
rectangle('Position',[2906.25 -2625 93.75 93.75], 'FaceColor',[0 0 0]);
rectangle('Position',[2250 -2906.25 93.75 93.75], 'FaceColor',[1 1 1]);
rectangle('Position',[2343.75 -2906.25 93.75 93.75], 'FaceColor',[1 1 1]);
rectangle('Position',[2250 -3000 93.75 93.75], 'FaceColor',[0 0 0]);
rectangle('Position',[2343.75 -3000 93.75 93.75], 'FaceColor',[0 0 0]);
rectangle('Position',[2437.5 -2906.25 93.75 93.75], 'FaceColor',[1 1 1]);
rectangle('Position',[2531.25 -2906.25 93.75 93.75], 'FaceColor',[1 1 1]);
rectangle('Position',[2437.5 -3000 93.75 93.75], 'FaceColor',[0 0 0]);
rectangle('Position',[2531.25 -3000 93.75 93.75], 'FaceColor',[0 0 0]);
rectangle('Position',[2812.5 -2718.75 93.75 93.75], 'FaceColor',[1 1 1]);
rectangle('Position',[2906.25 -2718.75 93.75 93.75], 'FaceColor',[0 0 0]);
rectangle('Position',[2812.5 -2812.5 93.75 93.75], 'FaceColor',[1 1 1]);
rectangle('Position',[2906.25 -2812.5 93.75 93.75], 'FaceColor',[0 0 0]);
rectangle('Position',[2625 -2906.25 93.75 93.75], 'FaceColor',[1 1 1]);
rectangle('Position',[2718.75 -2906.25 93.75 93.75], 'FaceColor',[1 1 1]);
rectangle('Position',[2625 -3000 93.75 93.75], 'FaceColor',[0 0 0]);
rectangle('Position',[2718.75 -3000 93.75 93.75], 'FaceColor',[0 0 0]);
rectangle('Position',[2812.5 -2906.25 93.75 93.75], 'FaceColor',[1 1 1]);
rectangle('Position',[2906.25 -2906.25 93.75 93.75], 'FaceColor',[0 0 0]);
rectangle('Position',[2812.5 -3000 93.75 93.75], 'FaceColor',[0 0 0]);
rectangle('Position',[2906.25 -3000 93.75 93.75], 'FaceColor',[0 0 0]);
rectangle('Position',[562.5 -140.625 46.875 46.875], 'FaceColor',[1 1 1]);
rectangle('Position',[609.375 -140.625 46.875 46.875], 'FaceColor',[0 0 0]);
rectangle('Position',[562.5 -187.5 46.875 46.875], 'FaceColor',[1 1 1]);
rectangle('Position',[609.375 -187.5 46.875 46.875], 'FaceColor',[0 0 0]);
rectangle('Position',[562.5 -234.375 46.875 46.875], 'FaceColor',[1 1 1]);
rectangle('Position',[609.375 -234.375 46.875 46.875], 'FaceColor',[0 0 0]);
rectangle('Position',[562.5 -281.25 46.875 46.875], 'FaceColor',[1 1 1]);
rectangle('Position',[609.375 -281.25 46.875 46.875], 'FaceColor',[0 0 0]);
rectangle('Position',[562.5 -328.125 46.875 46.875], 'FaceColor',[1 1 1]);
rectangle('Position',[609.375 -328.125 46.875 46.875], 'FaceColor',[0 0 0]);
rectangle('Position',[562.5 -375 46.875 46.875], 'FaceColor',[1 1 1]);
rectangle('Position',[609.375 -375 46.875 46.875], 'FaceColor',[0 0 0]);
rectangle('Position',[562.5 -421.875 46.875 46.875], 'FaceColor',[1 1 1]);
rectangle('Position',[609.375 -421.875 46.875 46.875], 'FaceColor',[0 0 0]);
rectangle('Position',[562.5 -468.75 46.875 46.875], 'FaceColor',[1 1 1]);
rectangle('Position',[609.375 -468.75 46.875 46.875], 'FaceColor',[0 0 0]);
rectangle('Position',[562.5 -515.625 46.875 46.875], 'FaceColor',[1 1 1]);
rectangle('Position',[609.375 -515.625 46.875 46.875], 'FaceColor',[0 0 0]);
rectangle('Position',[562.5 -562.5 46.875 46.875], 'FaceColor',[1 1 1]);
rectangle('Position',[609.375 -562.5 46.875 46.875], 'FaceColor',[0 0 0]);
rectangle('Position',[562.5 -609.375 46.875 46.875], 'FaceColor',[1 1 1]);
rectangle('Position',[609.375 -609.375 46.875 46.875], 'FaceColor',[0 0 0]);
rectangle('Position',[562.5 -656.25 46.875 46.875], 'FaceColor',[1 1 1]);
rectangle('Position',[609.375 -656.25 46.875 46.875], 'FaceColor',[0 0 0]);
rectangle('Position',[562.5 -703.125 46.875 46.875], 'FaceColor',[1 1 1]);
rectangle('Position',[609.375 -703.125 46.875 46.875], 'FaceColor',[0 0 0]);
rectangle('Position',[562.5 -750 46.875 46.875], 'FaceColor',[1 1 1]);
rectangle('Position',[609.375 -750 46.875 46.875], 'FaceColor',[0 0 0]);
rectangle('Position',[1312.5 -140.625 46.875 46.875], 'FaceColor',[0 0 0]);
rectangle('Position',[1359.38 -140.625 46.875 46.875], 'FaceColor',[1 1 1]);
rectangle('Position',[1312.5 -187.5 46.875 46.875], 'FaceColor',[0 0 0]);
rectangle('Position',[1359.38 -187.5 46.875 46.875], 'FaceColor',[1 1 1]);
rectangle('Position',[1312.5 -234.375 46.875 46.875], 'FaceColor',[0 0 0]);
rectangle('Position',[1359.38 -234.375 46.875 46.875], 'FaceColor',[1 1 1]);
rectangle('Position',[1312.5 -281.25 46.875 46.875], 'FaceColor',[0 0 0]);
rectangle('Position',[1359.38 -281.25 46.875 46.875], 'FaceColor',[1 1 1]);
rectangle('Position',[1312.5 -328.125 46.875 46.875], 'FaceColor',[0 0 0]);
rectangle('Position',[1359.38 -328.125 46.875 46.875], 'FaceColor',[1 1 1]);
rectangle('Position',[1312.5 -375 46.875 46.875], 'FaceColor',[0 0 0]);
rectangle('Position',[1359.38 -375 46.875 46.875], 'FaceColor',[1 1 1]);
rectangle('Position',[1312.5 -421.875 46.875 46.875], 'FaceColor',[0 0 0]);
rectangle('Position',[1359.38 -421.875 46.875 46.875], 'FaceColor',[1 1 1]);
rectangle('Position',[1312.5 -468.75 46.875 46.875], 'FaceColor',[0 0 0]);
rectangle('Position',[1359.38 -468.75 46.875 46.875], 'FaceColor',[1 1 1]);
rectangle('Position',[1312.5 -515.625 46.875 46.875], 'FaceColor',[0 0 0]);
rectangle('Position',[1359.38 -515.625 46.875 46.875], 'FaceColor',[1 1 1]);
rectangle('Position',[1312.5 -562.5 46.875 46.875], 'FaceColor',[0 0 0]);
rectangle('Position',[1359.38 -562.5 46.875 46.875], 'FaceColor',[1 1 1]);
rectangle('Position',[1312.5 -609.375 46.875 46.875], 'FaceColor',[0 0 0]);
rectangle('Position',[1359.38 -609.375 46.875 46.875], 'FaceColor',[1 1 1]);
rectangle('Position',[1312.5 -656.25 46.875 46.875], 'FaceColor',[0 0 0]);
rectangle('Position',[1359.38 -656.25 46.875 46.875], 'FaceColor',[1 1 1]);
rectangle('Position',[1312.5 -703.125 46.875 46.875], 'FaceColor',[0 0 0]);
rectangle('Position',[1359.38 -703.125 46.875 46.875], 'FaceColor',[1 1 1]);
rectangle('Position',[1312.5 -750 46.875 46.875], 'FaceColor',[0 0 0]);
rectangle('Position',[1359.38 -750 46.875 46.875], 'FaceColor',[1 1 1]);
rectangle('Position',[656.25 -1359.38 46.875 46.875], 'FaceColor',[1 1 1]);
rectangle('Position',[703.125 -1359.38 46.875 46.875], 'FaceColor',[1 1 1]);
rectangle('Position',[656.25 -1406.25 46.875 46.875], 'FaceColor',[0 0 0]);
rectangle('Position',[703.125 -1406.25 46.875 46.875], 'FaceColor',[0 0 0]);
rectangle('Position',[750 -1359.38 46.875 46.875], 'FaceColor',[1 1 1]);
rectangle('Position',[796.875 -1359.38 46.875 46.875], 'FaceColor',[1 1 1]);
rectangle('Position',[750 -1406.25 46.875 46.875], 'FaceColor',[0 0 0]);
rectangle('Position',[796.875 -1406.25 46.875 46.875], 'FaceColor',[0 0 0]);
rectangle('Position',[1968.75 -1359.38 46.875 46.875], 'FaceColor',[0 0 0]);
rectangle('Position',[2015.62 -1359.38 46.875 46.875], 'FaceColor',[0 0 0]);
rectangle('Position',[1968.75 -1406.25 46.875 46.875], 'FaceColor',[1 1 1]);
rectangle('Position',[2015.62 -1406.25 46.875 46.875], 'FaceColor',[1 1 1]);
rectangle('Position',[1593.75 -2109.38 46.875 46.875], 'FaceColor',[1 1 1]);
rectangle('Position',[1640.62 -2109.38 46.875 46.875], 'FaceColor',[0 0 0]);
rectangle('Position',[1593.75 -2156.25 46.875 46.875], 'FaceColor',[1 1 1]);
rectangle('Position',[1640.62 -2156.25 46.875 46.875], 'FaceColor',[0 0 0]);
rectangle('Position',[1593.75 -2203.12 46.875 46.875], 'FaceColor',[1 1 1]);
rectangle('Position',[1640.62 -2203.12 46.875 46.875], 'FaceColor',[0 0 0]);
rectangle('Position',[1593.75 -2250 46.875 46.875], 'FaceColor',[1 1 1]);
rectangle('Position',[1640.62 -2250 46.875 46.875], 'FaceColor',[0 0 0]);
rectangle('Position',[2250 -2109.38 46.875 46.875], 'FaceColor',[1 1 1]);
rectangle('Position',[2296.88 -2109.38 46.875 46.875], 'FaceColor',[1 1 1]);
rectangle('Position',[2250 -2156.25 46.875 46.875], 'FaceColor',[0 0 0]);
rectangle('Position',[2296.88 -2156.25 46.875 46.875], 'FaceColor',[0 0 0]);
rectangle('Position',[2343.75 -2109.38 46.875 46.875], 'FaceColor',[1 1 1]);
rectangle('Position',[2390.62 -2109.38 46.875 46.875], 'FaceColor',[1 1 1]);
rectangle('Position',[2343.75 -2156.25 46.875 46.875], 'FaceColor',[0 0 0]);
rectangle('Position',[2390.62 -2156.25 46.875 46.875], 'FaceColor',[0 0 0]);
rectangle('Position',[2437.5 -2109.38 46.875 46.875], 'FaceColor',[1 1 1]);
rectangle('Position',[2484.38 -2109.38 46.875 46.875], 'FaceColor',[1 1 1]);
rectangle('Position',[2437.5 -2156.25 46.875 46.875], 'FaceColor',[0 0 0]);
rectangle('Position',[2484.38 -2156.25 46.875 46.875], 'FaceColor',[0 0 0]);
rectangle('Position',[2531.25 -2109.38 46.875 46.875], 'FaceColor',[1 1 1]);
rectangle('Position',[2578.12 -2109.38 46.875 46.875], 'FaceColor',[1 1 1]);
rectangle('Position',[2531.25 -2156.25 46.875 46.875], 'FaceColor',[0 0 0]);
rectangle('Position',[2578.12 -2156.25 46.875 46.875], 'FaceColor',[0 0 0]);
rectangle('Position',[2625 -2109.38 46.875 46.875], 'FaceColor',[1 1 1]);
rectangle('Position',[2671.88 -2109.38 46.875 46.875], 'FaceColor',[1 1 1]);
rectangle('Position',[2625 -2156.25 46.875 46.875], 'FaceColor',[0 0 0]);
rectangle('Position',[2671.88 -2156.25 46.875 46.875], 'FaceColor',[0 0 0]);
rectangle('Position',[2718.75 -2109.38 46.875 46.875], 'FaceColor',[1 1 1]);
rectangle('Position',[2765.62 -2109.38 46.875 46.875], 'FaceColor',[1 1 1]);
rectangle('Position',[2718.75 -2156.25 46.875 46.875], 'FaceColor',[0 0 0]);
rectangle('Position',[2765.62 -2156.25 46.875 46.875], 'FaceColor',[0 0 0]);
rectangle('Position',[2812.5 -2109.38 46.875 46.875], 'FaceColor',[1 1 1]);
rectangle('Position',[2859.38 -2109.38 46.875 46.875], 'FaceColor',[1 1 1]);
rectangle('Position',[2812.5 -2156.25 46.875 46.875], 'FaceColor',[0 0 0]);
rectangle('Position',[2859.38 -2156.25 46.875 46.875], 'FaceColor',[0 0 0]);
rectangle('Position',[1593.75 -2296.88 46.875 46.875], 'FaceColor',[1 1 1]);
rectangle('Position',[1640.62 -2296.88 46.875 46.875], 'FaceColor',[0 0 0]);
rectangle('Position',[1593.75 -2343.75 46.875 46.875], 'FaceColor',[1 1 1]);
rectangle('Position',[1640.62 -2343.75 46.875 46.875], 'FaceColor',[0 0 0]);
rectangle('Position',[1593.75 -2390.62 46.875 46.875], 'FaceColor',[1 1 1]);
rectangle('Position',[1640.62 -2390.62 46.875 46.875], 'FaceColor',[0 0 0]);
rectangle('Position',[1593.75 -2437.5 46.875 46.875], 'FaceColor',[1 1 1]);
rectangle('Position',[1640.62 -2437.5 46.875 46.875], 'FaceColor',[0 0 0]);
rectangle('Position',[1593.75 -2484.38 46.875 46.875], 'FaceColor',[1 1 1]);
rectangle('Position',[1640.62 -2484.38 46.875 46.875], 'FaceColor',[0 0 0]);
rectangle('Position',[1593.75 -2531.25 46.875 46.875], 'FaceColor',[1 1 1]);
rectangle('Position',[1640.62 -2531.25 46.875 46.875], 'FaceColor',[0 0 0]);
rectangle('Position',[1593.75 -2578.12 46.875 46.875], 'FaceColor',[1 1 1]);
rectangle('Position',[1640.62 -2578.12 46.875 46.875], 'FaceColor',[0 0 0]);
rectangle('Position',[1593.75 -2625 46.875 46.875], 'FaceColor',[1 1 1]);
rectangle('Position',[1640.62 -2625 46.875 46.875], 'FaceColor',[0 0 0]);
rectangle('Position',[1593.75 -2671.88 46.875 46.875], 'FaceColor',[1 1 1]);
rectangle('Position',[1640.62 -2671.88 46.875 46.875], 'FaceColor',[0 0 0]);
rectangle('Position',[1593.75 -2718.75 46.875 46.875], 'FaceColor',[1 1 1]);
rectangle('Position',[1640.62 -2718.75 46.875 46.875], 'FaceColor',[0 0 0]);
rectangle('Position',[1593.75 -2765.62 46.875 46.875], 'FaceColor',[1 1 1]);
rectangle('Position',[1640.62 -2765.62 46.875 46.875], 'FaceColor',[0 0 0]);
rectangle('Position',[1593.75 -2812.5 46.875 46.875], 'FaceColor',[1 1 1]);
rectangle('Position',[1640.62 -2812.5 46.875 46.875], 'FaceColor',[0 0 0]);
rectangle('Position',[1593.75 -2859.38 46.875 46.875], 'FaceColor',[1 1 1]);
rectangle('Position',[1640.62 -2859.38 46.875 46.875], 'FaceColor',[0 0 0]);
rectangle('Position',[1593.75 -2906.25 46.875 46.875], 'FaceColor',[1 1 1]);
rectangle('Position',[1640.62 -2906.25 46.875 46.875], 'FaceColor',[0 0 0]);
X=[2800,2718.75,2718.75,2718.75,2437.5,2437.5,2156.25,2015.62,1921.88,1828.12,1734.38,1640.62,1546.88,1453.12,1359.38,1218.75,1031.25,843.75,726.562,679.688,609.375,468.75,281.25,468.75,281.25,468.75,281.25,281.25,281.25,200];
Y=[-200,-281.25,-468.75,-656.25,-937.5,-1312.5,-1406.25,-1546.88,-1640.62,-1640.62,-1640.62,-1640.62,-1640.62,-1640.62,-1640.62,-1593.75,-1406.25,-1218.75,-1335.94,-1335.94,-1359.38,-1406.25,-1593.75,-1781.25,-1968.75,-2156.25,-2343.75,-2531.25,-2718.75,-2800];
hold on;
plot(X,Y,'r');
plot(X,Y,'bo');
legend('12276.6','Location','southoutside');
